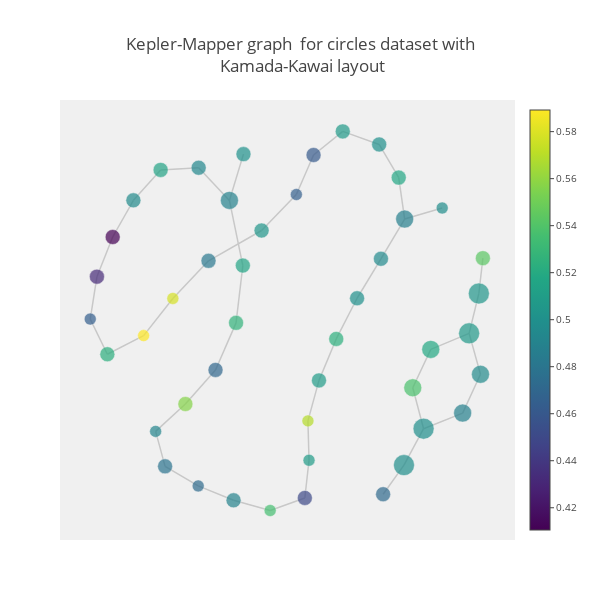

Write notebook code for a chart like this one.
### Markdown cell above
- offline plot:

### Code cell
iplot(fig)

### Figure 1 — Plotly figure (JSON) as saved in the notebook; plotly's stock layout.template omitted (floating-point values rounded to 4 significant figures; data arrays with more than 128 entries replaced by an {"elided": "..."} marker saying what was removed)
{"data": [{"hoverinfo": "none", "line": {"color": "rgb(200,200,200)", "width": 1.5}, "mode": "lines", "type": "scatter", "uid": "79250eec-b6de-11e8-a4a7-186590de8425", "x": {"elided": "138 float values"}, "y": {"elided": "138 float values"}}, {"hoverinfo": "text", "marker": {"color": [0.4979, 0.487, 0.4953, 0.5176, 0.4996, 0.5002, 0.5237, 0.5074, 0.5085, 0.4614, 0.5429, 0.5691, 0.4645, 0.5049, 0.5049, 0.5082, 0.5064, 0.4502, 0.482, 0.5183, 0.4958, 0.578, 0.5356, 0.5377, 0.4879, 0.4902, 0.5892, 0.5231, 0.4992, 0.4728, 0.4981, 0.4643, 0.4787, 0.4915, 0.4727, 0.4321, 0.5567, 0.4105, 0.4962, 0.4705, 0.5261, 0.5147, 0.5158, 0.493, 0.4895, 0.5003], "colorbar": {"thickness": 20, "tickfont": {"size": 10}, "ticklen": 4, "x": 1.01}, "colorscale": [[0, "rgb(68, 1, 84)"], [0.1, "rgb(72, 35, 116)"], [0.2, "rgb(64, 67, 135)"], [0.3, "rgb(52, 94, 141)"], [0.4, "rgb(41, 120, 142)"], [0.5, "rgb(32, 144, 140)"], [0.6, "rgb(34, 167, 132)"], [0.7, "rgb(68, 190, 112)"], [0.8, "rgb(121, 209, 81)"], [0.9, "rgb(189, 222, 38)"], [1, "rgb(253, 231, 36)"]], "line": {"color": "rgb(240,240,240)", "width": 0.5}, "showscale": true, "size": [12, 18, 15, 15, 15, 15, 15, 15, 15, 15, 15, 12, 12, 21, 15, 12, 21, 15, 15, 18, 18, 12, 12, 18, 18, 15, 12, 15, 21, 12, 21, 12, 15, 12, 15, 15, 15, 15, 15, 15, 15, 15, 15, 15, 18, 15]}, "mode": "markers", "text": ["cube0_cluster0", "cube1_cluster0", "cube2_cluster0", "cube2_cluster1", "cube3_cluster0", "cube3_cluster1", "cube4_cluster0", "cube4_cluster1", "cube5_cluster1", "cube5_cluster0", "cube6_cluster0", "cube6_cluster1", "cube6_cluster2", "cube7_cluster0", "cube7_cluster1", "cube7_cluster2", "cube8_cluster0", "cube8_cluster1", "cube8_cluster2", "cube9_cluster0", "cube9_cluster1", "cube9_cluster2", "cube9_cluster3", "cube10_cluster0", "cube10_cluster1", "cube10_cluster2", "cube10_cluster3", "cube11_cluster0", "cube11_cluster1", "cube11_cluster2", "cube12_cluster0", "cube12_cluster1", "cube12_cluster2", "cube13_cluster0", "cube13_cluster1", "cube13_cluster2", "cube14_cluster0", "cube14_cluster1", "cube15_cluster0", "cube15_cluster1", "cube16_cluster0", "cube16_cluster1", "cube17_cluster0", "cube17_cluster1", "cube18_cluster0", "cube19_cluster0"], "type": "scatter", "uid": "7925113a-b6de-11e8-98c9-186590de8425", "x": [33.63, 26.86, 22.58, 25.79, 18.27, 22.26, 14.51, 15.69, 11.4, 10.42, 40.98, 9.404, 7.315, 40.25, 1.04, 9.6, 38.49, 8.846, -8.538, 31.57, 40.54, -14.97, 2.588, 28.32, 37.33, -4.018, -20.25, -26.79, 30.28, -10.4, 26.74, -29.88, -16.38, -18.08, 22.97, -28.68, -12.71, -25.83, -22.1, -7.273, -3.569, -17.18, -2.346, -10.32, -4.765, -2.229], "y": [26.97, 24.94, 17.67, 32.54, 10.44, 38.61, 2.987, 41.01, -4.611, 36.68, 17.78, -12.02, 29.44, 11.31, 22.85, -19.24, 4.011, -26.14, 17.29, 1.067, -3.491, 10.4, -28.44, -5.956, -10.6, -26.57, 3.593, 0.1781, -13.46, -23.93, -20.12, 6.622, -20.35, -13.95, -25.46, 14.39, -8.936, 21.66, 28.38, -2.693, 5.931, 33.95, 16.42, 34.35, 28.36, 36.84]}], "layout": {"autosize": false, "font": {"size": 12}, "height": 600, "hovermode": "closest", "margin": {"b": 60, "l": 60, "r": 60, "t": 100}, "plot_bgcolor": "rgba(240, 240, 240, 0.95)", "showlegend": false, "title": "Kepler-Mapper graph  for circles dataset with<br> Kamada-Kawai layout", "width": 600, "xaxis": {"visible": false}, "yaxis": {"visible": false}}}
